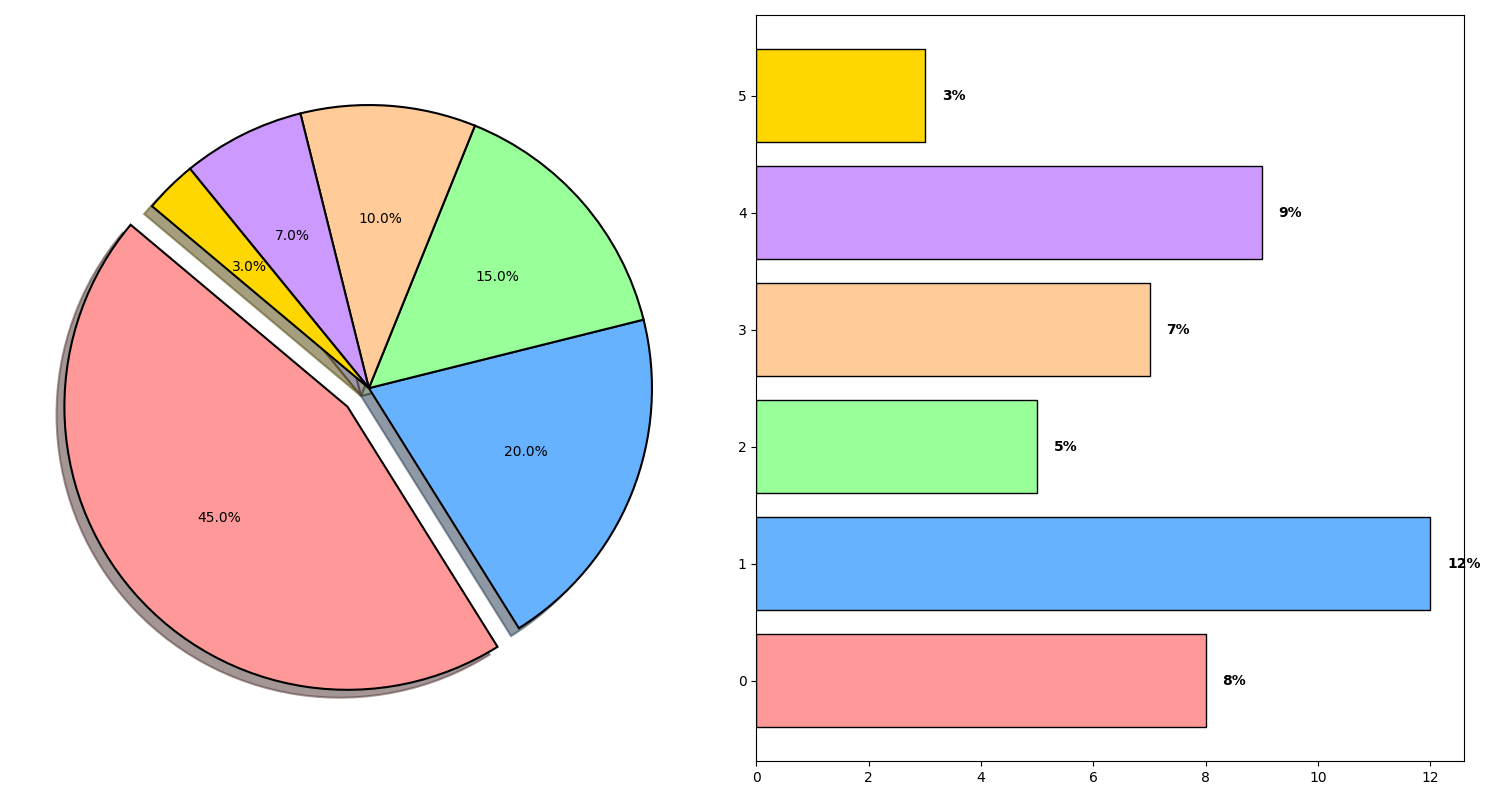

Recreate this plot in Python.
import matplotlib.pyplot as plt
import numpy as np

# Define the departments and their respective expenditure in millions
departments = ['R&D', 'Marketing', 'Sales', 'HR', 'IT', 'Operations']
expenditure = [45, 20, 15, 10, 7, 3]  # in millions

# Define colors for each slice
colors = ['#FF9999', '#66B2FF', '#99FF99', '#FFCC99', '#CC99FF', '#FFD700']

# Explode the slice for R&D to emphasize it
explode = (0.1, 0, 0, 0, 0, 0)

# Annual growth rates of expenditure for each department (%) for a secondary subplot
growth_rates = [8, 12, 5, 7, 9, 3]

# Create subplots
fig, (ax1, ax2) = plt.subplots(1, 2, figsize=(15, 8))

# Pie chart on the left
wedges, texts, autotexts = ax1.pie(
    expenditure, explode=explode, colors=colors, autopct='%1.1f%%',
    startangle=140, shadow=True, wedgeprops=dict(edgecolor='black', linewidth=1.5))

# Bar chart on the right to show annual growth rates
y_pos = np.arange(len(departments))
ax2.barh(y_pos, growth_rates, color=colors, edgecolor='black')

# Annotate growth rates on the bars
for i, v in enumerate(growth_rates):
    ax2.text(v + 0.3, i, f"{v}%", color='black', va='center', fontweight='bold')

# Automatically adjust layout to ensure no overlap
plt.tight_layout()

# Display the plots
plt.show()
